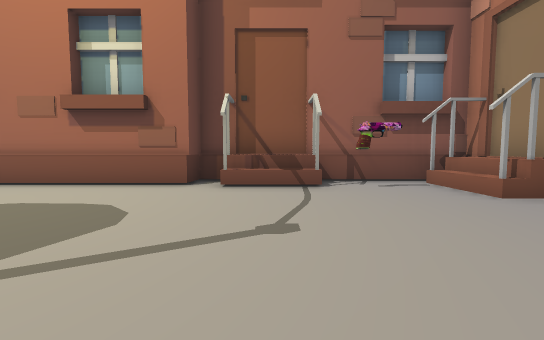
view 1 (above)

23 first-person views from a walk through a scene from a Unity 3-D project. The camera is 1.4 m above the floor, tilts 4° down and sees 90° across. The floor is counted in squares, 2 m on a side. Each view is taken from the middle of a square. On the plan, view 1 faces up. The plan holds only what a view shows up to about 9 squares ahead; the rest is blank. The place goes on beyond the plan. The player is left out. Some animated figures are left out.

view 2
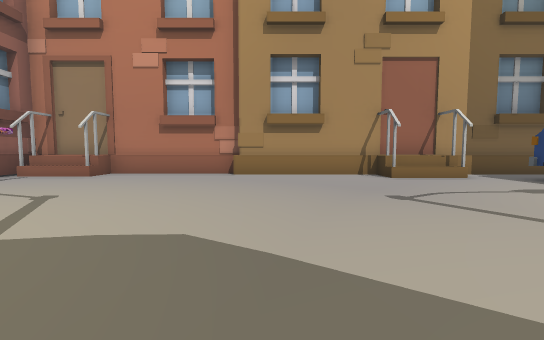

view 3
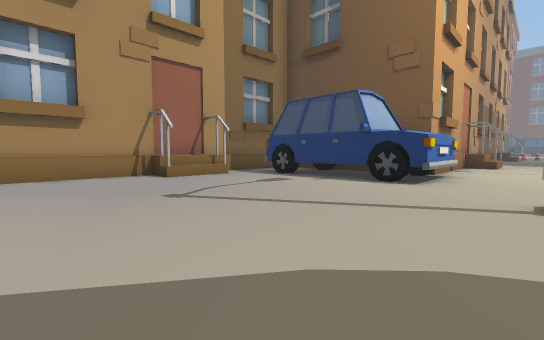

view 4
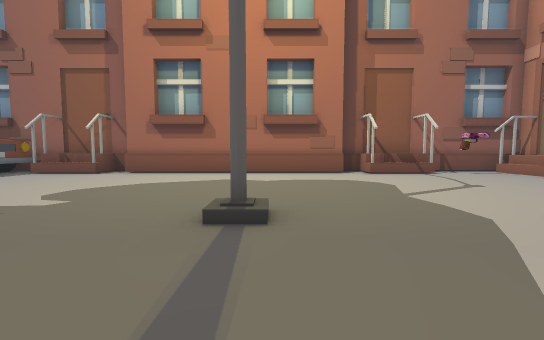

view 5
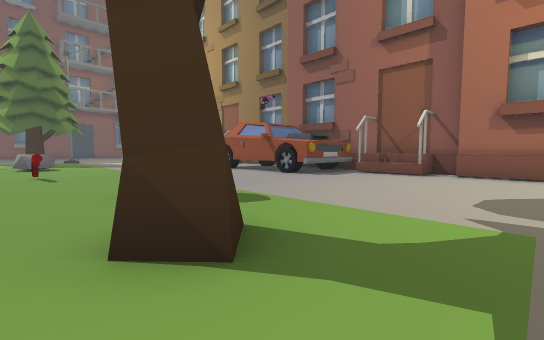

view 6
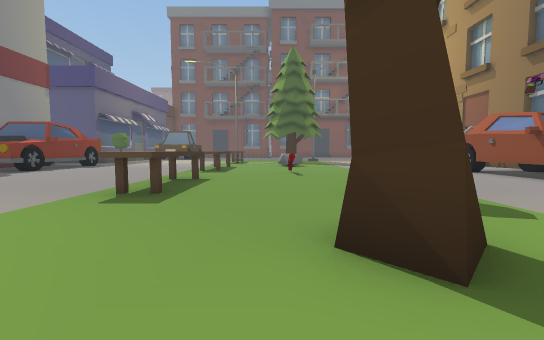

view 7
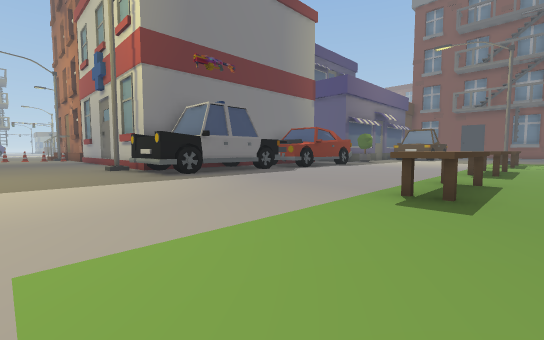

view 8
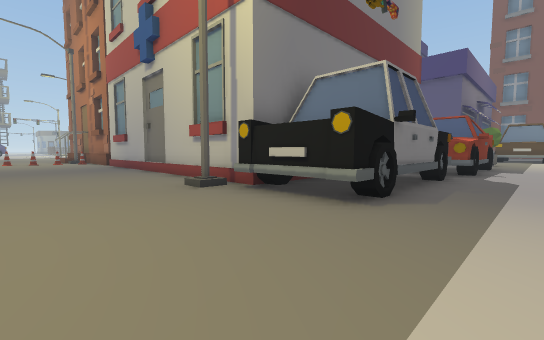

view 9
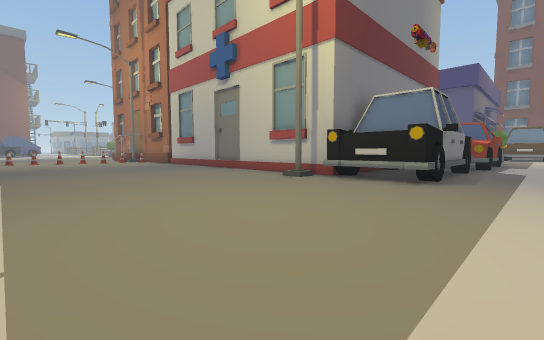

view 10
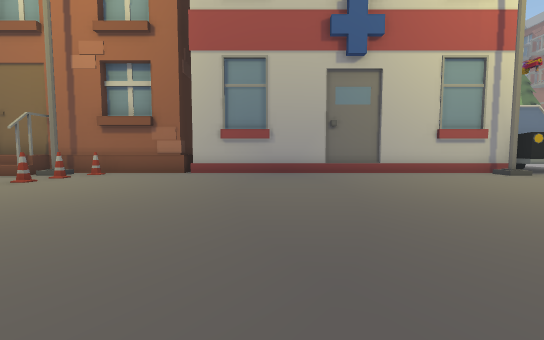

view 11
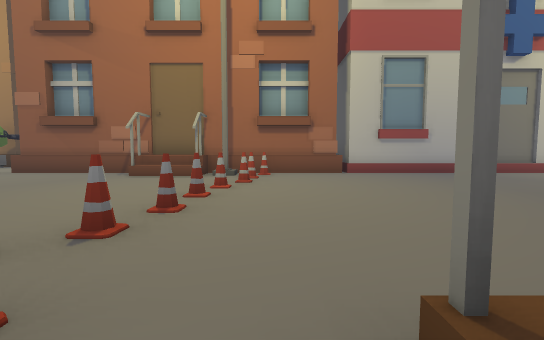

view 12
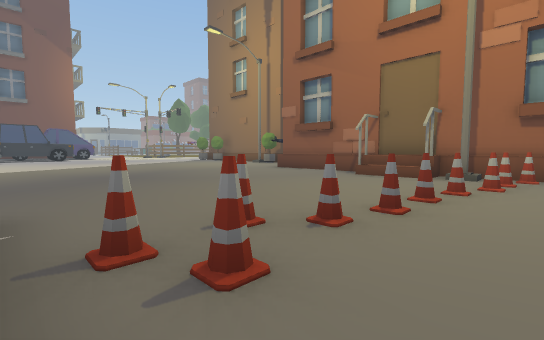

view 13
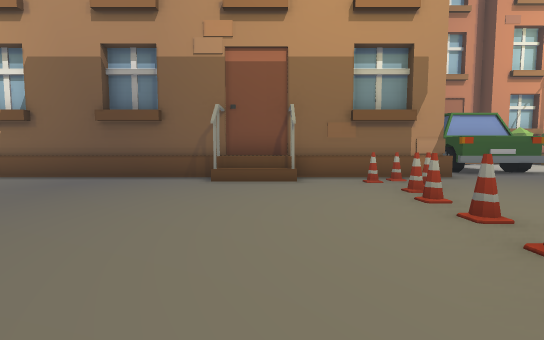

view 14
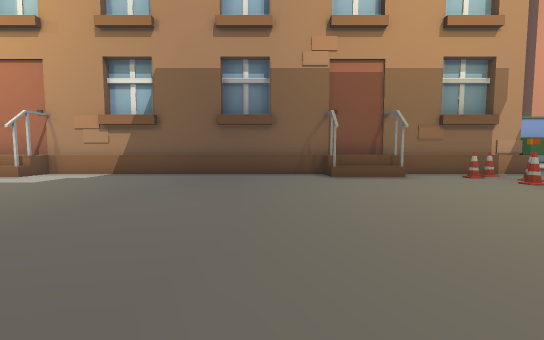

view 15
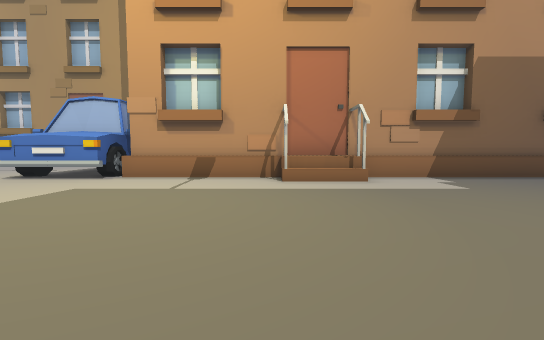

view 16
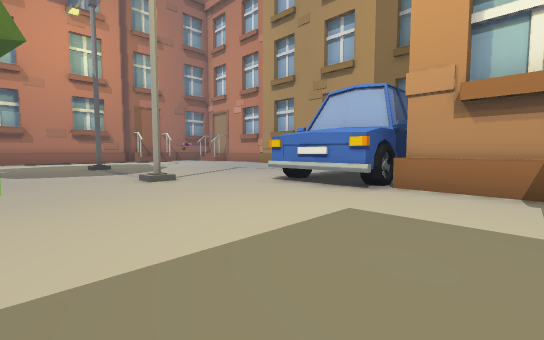

view 17
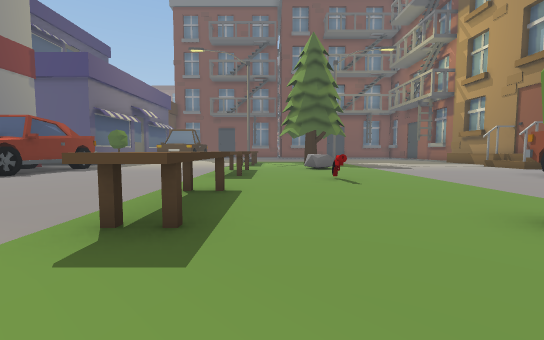

view 18
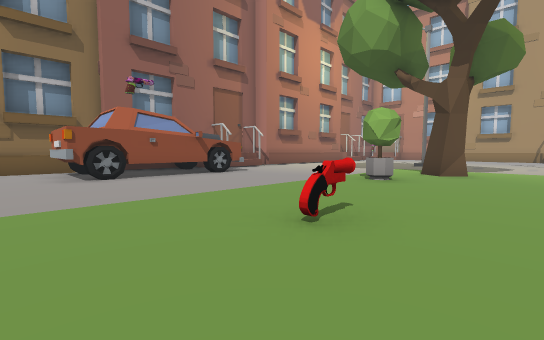

view 19
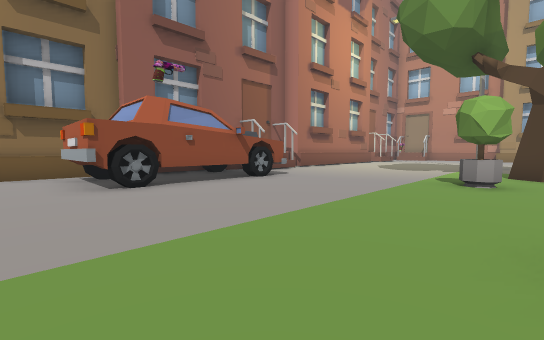

view 20
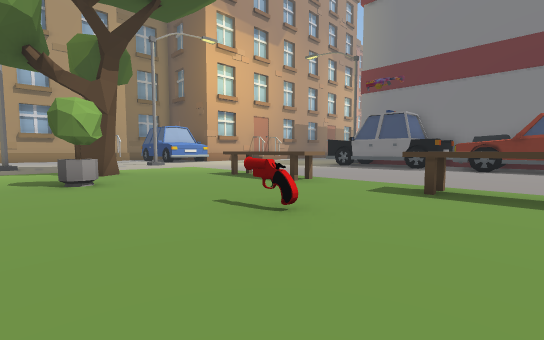

view 21
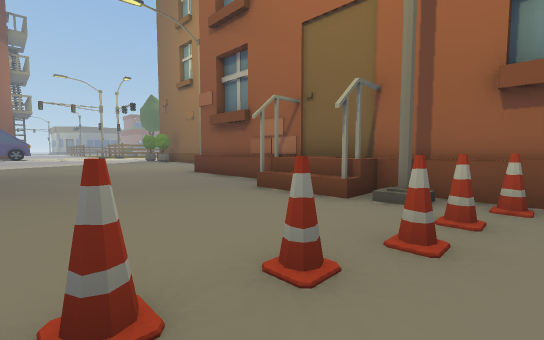

view 22
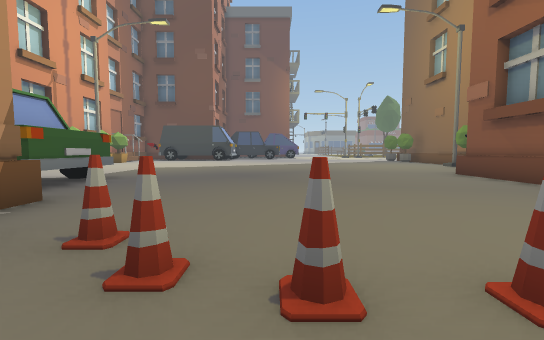

view 23
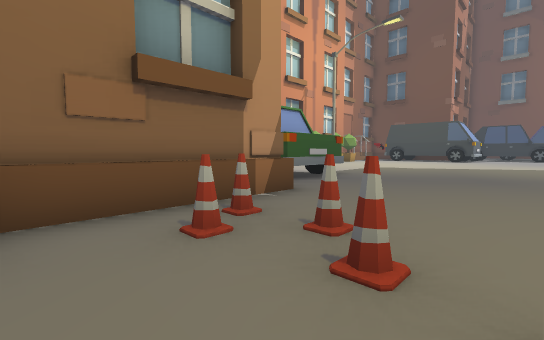

### Floor plan
Key: @ floor where view 1 was taken; # wall or solid block; . floor; ^ raised ledge; G gun; H house; W wheel; T tree; C cone; O other object.
Columns run from 18 left of view 1 to 5 right of it. Each row starts with its distance up from view 1.
  7 ##      ##      ########
  6 .######^^########^^^.###
  5 .#  # ##...........#G.^#
  4 .#W^###...............^#
  3 .....W.................#
  2 .......................#
  1 .......................#
  0 ..............#...@...H#
 -1 .......O..............H
 -2 ..GG.....T............H
 -3 ......................H
 -4 .....................HH
 -5 OO..OOOO......#......HH
 -6 .....................HH
 -7 .................W..W.H
 -8 ................##^^#.H
 -9 ................#     H
-10 .................W#
-11 .W...............##
-12 ^###W^#W.........#
-13       ##.........#
-14        ##......#.#
-15        ##.......^#
-16        #........^#
-17        #.........#
-18        #.........#
-19        #.........#
-20        #.........#
-21        #.........#
-22        #.........#
-23        #.........#
-24        #.........#
-25        H........^#
-26        #........^#
-27        #C........#
-28        ##CCCCCCC.#
-29        HH.....CC.#
-30        HH........#
-31        HH........#
-32        #..........W
-33        #..........#
-34        #..........W^
-35        #............
-36        ............
-37          ........
-38           .......
-39            ......

Positions as (right, up) in squares from view 1, and headings:
1: (0, 0), facing up
2: (-4, -1), facing right
3: (-4, -1), facing down-right
4: (-4, -3), facing up
5: (-7, -3), facing up-left
6: (-7, -3), facing left
7: (-7, -4), facing down-left
8: (-7, -10), facing down-left
9: (-4, -10), facing down-left
10: (-2, -22), facing left
11: (-2, -27), facing left
12: (-2, -27), facing down-left
13: (-9, -26), facing right
14: (-10, -23), facing right
15: (-9, -14), facing right
16: (-7, -12), facing up-right
17: (-9, -4), facing left
18: (-18, -4), facing up-right
19: (-18, -2), facing up-right
20: (-18, 0), facing down-right
21: (-6, -27), facing down-left
22: (-5, -27), facing down
23: (-5, -27), facing down-right
